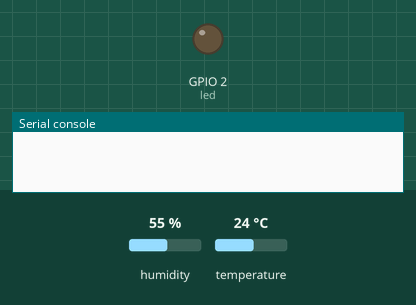
Bench run of a program on a simulated ESP32 board running MicroPython. On the bench: output pins drawn as LEDs (lit = HIGH), the last lines printed to the serial console. The test bench sets the inputs (shaded band); at power-on: humidity 55 %, temperature 24 °C.

Above: at 1.0 s.
At 3.0 s:
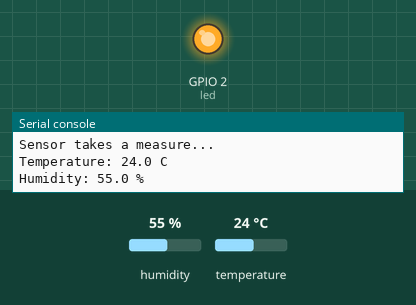
Timing chart, 0 to 5.3 s (numbered marks = the images above):
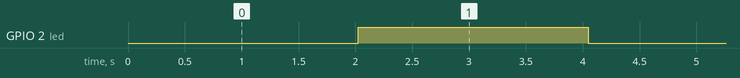

The program:

dht11_sensor.py
```python
from machine import Pin
from time import sleep
import dht

sensor = dht.DHT11(Pin(4))
led = Pin(2, Pin.OUT)

def call_dht11(sens):
  try:
    sleep(1)
    print("Sensor takes a measure...")
    sens.measure()
    temp = sens.temperature()
    hum = sens.humidity()
    print('Temperature: %3.1f C' %temp)
    print('Humidity: %3.1f %%' %hum)
  except OSError as e:
    print('Failed to read sensor.')

while True:
    sleep(1)
    call_dht11(sensor)
    led.value(not led.value())
```

Measured:
- by itself, GPIO 2 (led): alternates HIGH for 2.0 s and LOW for 2.0 s
